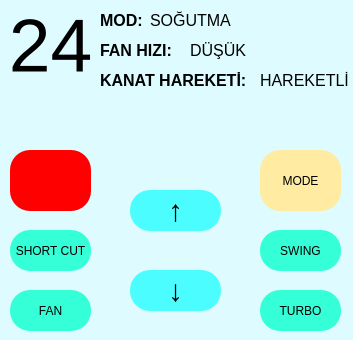
<?xml version="1.0" encoding="UTF-8"?>
<ui version="4.0">
 <class>mainWindow</class>
 <widget class="QMainWindow" name="mainWindow">
  <property name="enabled">
   <bool>true</bool>
  </property>
  <property name="geometry">
   <rect>
    <x>0</x>
    <y>0</y>
    <width>353</width>
    <height>340</height>
   </rect>
  </property>
  <property name="windowTitle">
   <string>Klima Kumandası</string>
  </property>
  <property name="styleSheet">
   <string notr="true">#mainWindow{
	background-color: rgb(222, 252, 255);
}</string>
  </property>
  <widget class="QWidget" name="centralwidget">
   <widget class="QLabel" name="dereceLabel">
    <property name="enabled">
     <bool>true</bool>
    </property>
    <property name="geometry">
     <rect>
      <x>10</x>
      <y>0</y>
      <width>81</width>
      <height>91</height>
     </rect>
    </property>
    <property name="font">
     <font>
      <pointsize>-1</pointsize>
      <weight>50</weight>
      <bold>false</bold>
     </font>
    </property>
    <property name="layoutDirection">
     <enum>Qt::LeftToRight</enum>
    </property>
    <property name="styleSheet">
     <string notr="true">font-size:75px;</string>
    </property>
    <property name="frameShape">
     <enum>QFrame::NoFrame</enum>
    </property>
    <property name="text">
     <string>24</string>
    </property>
    <property name="alignment">
     <set>Qt::AlignCenter</set>
    </property>
    <property name="wordWrap">
     <bool>false</bool>
    </property>
   </widget>
   <widget class="QPushButton" name="powerButon">
    <property name="enabled">
     <bool>true</bool>
    </property>
    <property name="geometry">
     <rect>
      <x>10</x>
      <y>150</y>
      <width>81</width>
      <height>61</height>
     </rect>
    </property>
    <property name="styleSheet">
     <string notr="true">#powerButon{
background-color: rgb(255, 0, 0);
border-radius: 20px;
}</string>
    </property>
    <property name="text">
     <string/>
    </property>
    <property name="iconSize">
     <size>
      <width>16</width>
      <height>16</height>
     </size>
    </property>
   </widget>
   <widget class="QPushButton" name="modeButon">
    <property name="geometry">
     <rect>
      <x>260</x>
      <y>150</y>
      <width>81</width>
      <height>61</height>
     </rect>
    </property>
    <property name="styleSheet">
     <string notr="true">#modeButon{
	background-color: rgb(90, 255, 250);
	background-color: rgb(255, 235, 162);
border-radius: 20px;
}</string>
    </property>
    <property name="text">
     <string>MODE</string>
    </property>
   </widget>
   <widget class="QPushButton" name="dereceButon1">
    <property name="geometry">
     <rect>
      <x>130</x>
      <y>190</y>
      <width>91</width>
      <height>41</height>
     </rect>
    </property>
    <property name="font">
     <font>
      <pointsize>-1</pointsize>
      <weight>50</weight>
      <bold>false</bold>
     </font>
    </property>
    <property name="styleSheet">
     <string notr="true">#dereceButon1{
font-size:30px;
	background-color: rgb(76, 253, 255);
border-radius: 20px;
}</string>
    </property>
    <property name="text">
     <string>↑</string>
    </property>
   </widget>
   <widget class="QPushButton" name="dereceButon2">
    <property name="geometry">
     <rect>
      <x>130</x>
      <y>270</y>
      <width>91</width>
      <height>41</height>
     </rect>
    </property>
    <property name="styleSheet">
     <string notr="true">#dereceButon2{
font-size:30px;
background-color: rgb(76, 253, 255);
border-radius: 20px;
}</string>
    </property>
    <property name="text">
     <string>↓</string>
    </property>
   </widget>
   <widget class="QPushButton" name="fanButon">
    <property name="geometry">
     <rect>
      <x>10</x>
      <y>290</y>
      <width>81</width>
      <height>41</height>
     </rect>
    </property>
    <property name="styleSheet">
     <string notr="true">#fanButon{
	background-color: rgb(53, 255, 215);
border-radius: 20px;
}</string>
    </property>
    <property name="text">
     <string>FAN</string>
    </property>
   </widget>
   <widget class="QPushButton" name="turboButon">
    <property name="geometry">
     <rect>
      <x>260</x>
      <y>290</y>
      <width>81</width>
      <height>41</height>
     </rect>
    </property>
    <property name="styleSheet">
     <string notr="true">#turboButon{
	background-color: rgb(53, 255, 215);
border-radius: 20px;
}</string>
    </property>
    <property name="text">
     <string>TURBO</string>
    </property>
   </widget>
   <widget class="QPushButton" name="cutButon">
    <property name="geometry">
     <rect>
      <x>10</x>
      <y>230</y>
      <width>81</width>
      <height>41</height>
     </rect>
    </property>
    <property name="styleSheet">
     <string notr="true">#cutButon{
	background-color: rgb(53, 255, 215);
border-radius: 20px;
}</string>
    </property>
    <property name="text">
     <string>SHORT CUT</string>
    </property>
   </widget>
   <widget class="QLabel" name="modLabel">
    <property name="geometry">
     <rect>
      <x>100</x>
      <y>10</y>
      <width>51</width>
      <height>21</height>
     </rect>
    </property>
    <property name="font">
     <font>
      <pointsize>12</pointsize>
      <weight>75</weight>
      <bold>true</bold>
     </font>
    </property>
    <property name="styleSheet">
     <string notr="true">font-weight:bold;</string>
    </property>
    <property name="text">
     <string>MOD:</string>
    </property>
   </widget>
   <widget class="QLabel" name="fanLabel">
    <property name="geometry">
     <rect>
      <x>100</x>
      <y>40</y>
      <width>81</width>
      <height>21</height>
     </rect>
    </property>
    <property name="font">
     <font>
      <pointsize>12</pointsize>
      <weight>75</weight>
      <bold>true</bold>
     </font>
    </property>
    <property name="styleSheet">
     <string notr="true">font-weight:bold;</string>
    </property>
    <property name="text">
     <string>FAN HIZI:</string>
    </property>
   </widget>
   <widget class="QPushButton" name="swingButon">
    <property name="geometry">
     <rect>
      <x>260</x>
      <y>230</y>
      <width>81</width>
      <height>41</height>
     </rect>
    </property>
    <property name="styleSheet">
     <string notr="true">#swingButon{
	background-color: rgb(53, 255, 215);
border-radius: 20px;
}</string>
    </property>
    <property name="text">
     <string>SWING</string>
    </property>
   </widget>
   <widget class="QLabel" name="swingLabel">
    <property name="geometry">
     <rect>
      <x>100</x>
      <y>70</y>
      <width>161</width>
      <height>21</height>
     </rect>
    </property>
    <property name="font">
     <font>
      <pointsize>12</pointsize>
      <weight>75</weight>
      <bold>true</bold>
     </font>
    </property>
    <property name="styleSheet">
     <string notr="true">font-weight:bold;</string>
    </property>
    <property name="text">
     <string>KANAT HAREKETİ:</string>
    </property>
   </widget>
   <widget class="QLabel" name="modLabel2">
    <property name="geometry">
     <rect>
      <x>150</x>
      <y>10</y>
      <width>101</width>
      <height>21</height>
     </rect>
    </property>
    <property name="font">
     <font>
      <pointsize>12</pointsize>
     </font>
    </property>
    <property name="text">
     <string>SOĞUTMA</string>
    </property>
   </widget>
   <widget class="QLabel" name="fanLabel2">
    <property name="geometry">
     <rect>
      <x>190</x>
      <y>40</y>
      <width>91</width>
      <height>21</height>
     </rect>
    </property>
    <property name="font">
     <font>
      <pointsize>12</pointsize>
     </font>
    </property>
    <property name="text">
     <string>DÜŞÜK</string>
    </property>
   </widget>
   <widget class="QLabel" name="swingLabel2">
    <property name="geometry">
     <rect>
      <x>260</x>
      <y>70</y>
      <width>91</width>
      <height>21</height>
     </rect>
    </property>
    <property name="font">
     <font>
      <pointsize>12</pointsize>
     </font>
    </property>
    <property name="text">
     <string>HAREKETLİ</string>
    </property>
   </widget>
   <widget class="QLabel" name="klimaLabel">
    <property name="geometry">
     <rect>
      <x>10</x>
      <y>100</y>
      <width>331</width>
      <height>31</height>
     </rect>
    </property>
    <property name="font">
     <font>
      <pointsize>10</pointsize>
     </font>
    </property>
    <property name="styleSheet">
     <string notr="true">color:red;</string>
    </property>
    <property name="text">
     <string/>
    </property>
   </widget>
  </widget>
 </widget>
 <resources/>
 <connections/>
</ui>
